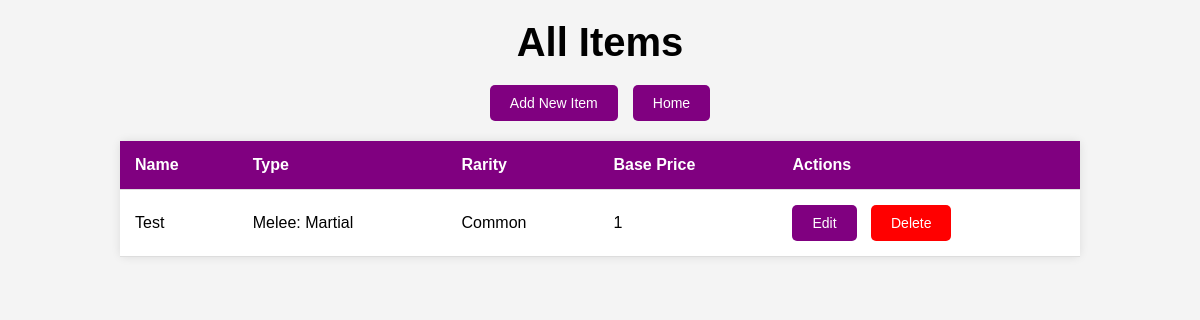
Page /items/ on the earlier database version.
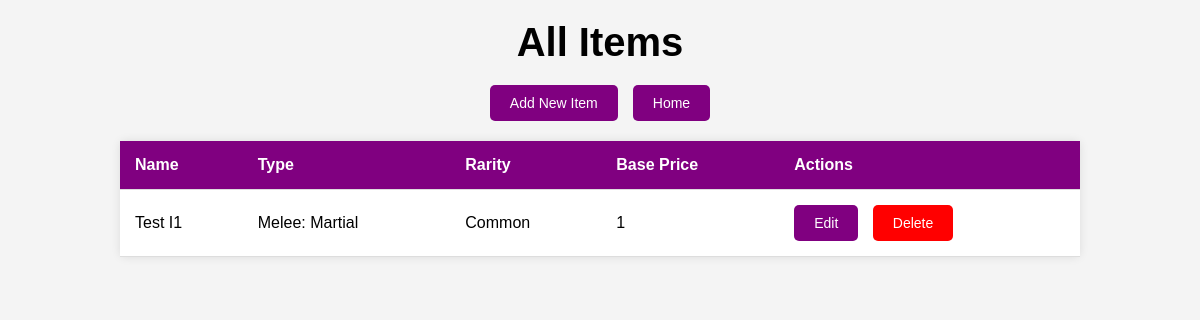
Same page on the later database version.
### app/models.py (models this page shows, shortened)
class Item(db.Model):
    __tablename__ = "items"
    item_id = db.Column(db.Integer, primary_key=True)
    name = db.Column(db.String(100), nullable=False, index=True)
    type = db.Column(db.String(50), nullable=False)
    rarity = db.Column(db.String(50), nullable=False)
    base_price = db.Column(db.Integer, nullable=False)
    description = db.Column(db.Text)
    range = db.Column(db.String(50))
    damage = db.Column(db.String(100))
    rate_of_fire = db.Column(db.Integer)
    min_str = db.Column(db.String(10))
    notes = db.Column(db.Text)
    inventory = db.relationship("ShopInventory", back_populates="item")

### app/routes/item_routes.py (the view)
@item_bp.route("/", methods=["GET"])
def view_all_items():
    items = Item.query.all()  # Fetch all items
    logger.debug(f"Fetched {len(items)} items from the database.")
    return render_template("GM_view_items.html", items=items)

### app/templates/GM_view_items.html (shortened to what this page needs)
<!DOCTYPE html>
<html>
<head>
</head>
<body>
    <h1>All Items</h1>
    <div class="button-container">
        <button class="button" onclick="window.location.href='{{ url_for('item.add_new_item') }}'">Add New Item</button>
        <button class="button" onclick="window.location.href='/'">Home</button>
    </div>
    <table>
        <thead>
            <tr>
                <th>Name</th>
                <th>Type</th>
                <th>Rarity</th>
                <th>Base Price</th>
                <th>Actions</th>
            </tr>
        </thead>
        <tbody>
            {% for item in items %}
            <tr>
                <td>{{ item.name }}</td>
                <td>{{ item.type }}</td>
                <td>{{ item.rarity }}</td>
                <td>{{ item.base_price }}</td>
                <td>
                    <a href="{{ url_for('item.edit_item', item_id=item.item_id) }}" class="button">Edit</a>
                    <form method="POST" action="{{ url_for('item.delete_item', item_id=item.item_id) }}" style="display:inline;">
                        <button type="submit" class="delete-button">Delete</button>
                    </form>
                </td>
            </tr>
            {% endfor %}
        </tbody>
    </table>
</body>
</html>

Differences in the rows shown:
changed Item "Melee: Martial": name "Test" → "Test I1"
